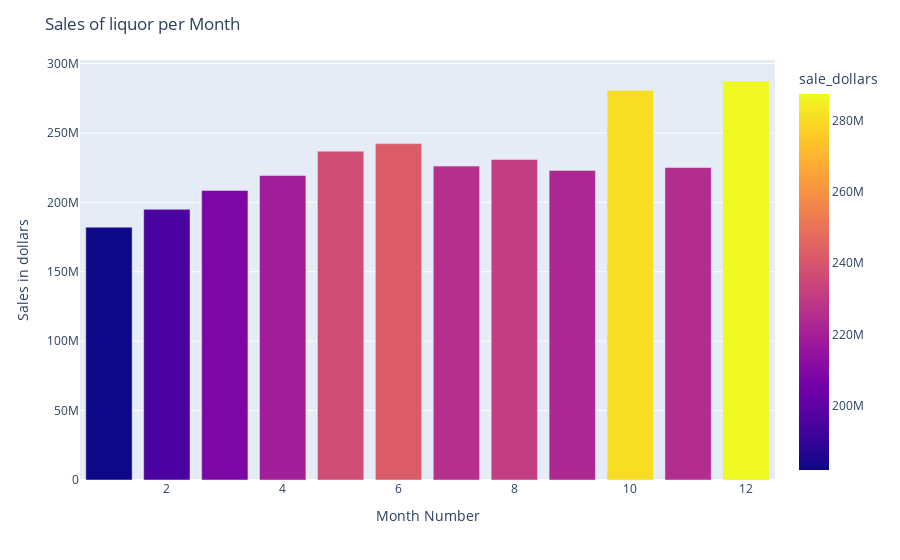

The notebook cell this image was saved under:
### Code cell
month_plot = sales_category_month.fillna('NA').groupby(['Month'])['sale_dollars'].sum().sort_values(ascending=False)

fig_reg = px.bar(month_plot,x=month_plot.index, y='sale_dollars',color='sale_dollars')
fig_reg.update_layout(
    title="Sales of liquor per Month",
    xaxis_title="Month Number",
    yaxis_title="Sales in dollars",
    )
fig_reg.show()

### Figure 1 — Plotly figure (JSON) as saved in the notebook; plotly's stock layout.template omitted (floating-point values rounded to 4 significant figures)
{"data": [{"alignmentgroup": "True", "hovertemplate": "Month=%{x}<br>sale_dollars=%{marker.color}<extra></extra>", "legendgroup": "", "marker": {"color": [287400000.0, 280800000.0, 242300000.0, 236900000.0, 231000000.0, 226100000.0, 225100000.0, 223000000.0, 219300000.0, 208600000.0, 195000000.0, 182100000.0], "coloraxis": "coloraxis"}, "name": "", "offsetgroup": "", "orientation": "v", "showlegend": false, "textposition": "auto", "type": "bar", "x": [12, 10, 6, 5, 8, 7, 11, 9, 4, 3, 2, 1], "xaxis": "x", "y": [287400000.0, 280800000.0, 242300000.0, 236900000.0, 231000000.0, 226100000.0, 225100000.0, 223000000.0, 219300000.0, 208600000.0, 195000000.0, 182100000.0], "yaxis": "y"}], "layout": {"barmode": "relative", "coloraxis": {"colorbar": {"title": {"text": "sale_dollars"}}, "colorscale": [[0, "#0d0887"], [0.1111, "#46039f"], [0.2222, "#7201a8"], [0.3333, "#9c179e"], [0.4444, "#bd3786"], [0.5556, "#d8576b"], [0.6667, "#ed7953"], [0.7778, "#fb9f3a"], [0.8889, "#fdca26"], [1, "#f0f921"]]}, "legend": {"tracegroupgap": 0}, "margin": {"t": 60}, "title": {"text": "Sales of liquor per Month"}, "xaxis": {"anchor": "y", "domain": [0, 1], "title": {"text": "Month Number"}}, "yaxis": {"anchor": "x", "domain": [0, 1], "title": {"text": "Sales in dollars"}}}}
